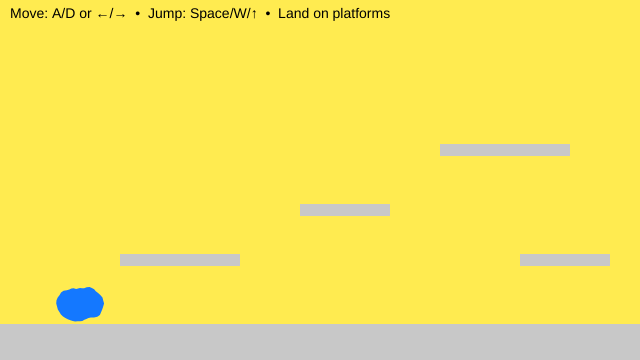
Frame 1 (no input)
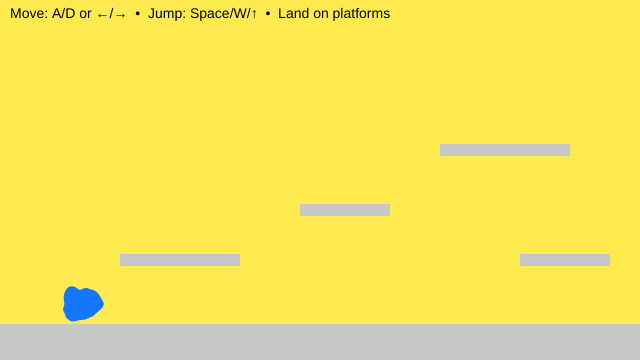
Frame 60 (no input)
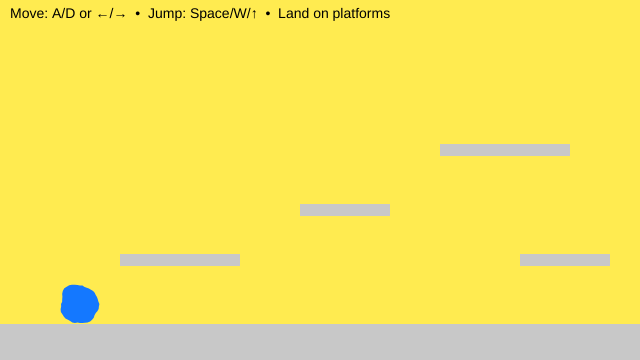
Frame 120 (the mouse pressed at the canvas centre since frame 60)

The p5.js sketch that drew these frames (run headless with seeded random() and noise() and a simulated clock; from frame 60 on, the mouse is pressed at the canvas centre):

// p5.js sketch
// ── sketch.js
// Y-position of the floor (ground level)
let floorY3;

// Player character (soft, animated blob)
let blob3 = {
  // Position (centre of the blob)
  x: 80,
  y: 0,

  // Visual properties
  r: 20, // Base radius
  points: 48, // Number of points used to draw the blob
  wobble: 10, // Edge deformation amount changed from 7 to add more wobble effect
  wobbleFreq: 0.9,

  // Time values for breathing animation
  t: 0,
  tSpeed: 0.03, // changed from 0.1 to add faster breathing effect

  // Physics: velocity
  vx: 0, // Horizontal velocity
  vy: 0, // Vertical velocity

  // Movement tuning
  accel: 0.8, // Horizontal acceleration changed from 0.55 to make it faster
  maxRun: 6.0, // Maximum horizontal speed
  gravity: 0.45, // Downward force changed from 0.65 to lower the gravity
  jumpV: -13.0, // Initial jump impulse changed from -11

  // State
  onGround: false, // True when standing on a platform

  // Friction
  frictionAir: 0.995, // Light friction in air
  frictionGround: 0.88, // Stronger friction on ground
};

// List of solid platforms the blob can stand on
// Each platform is an axis-aligned rectangle (AABB)
let platforms = [];

function setup() {
  createCanvas(640, 360);

  // Define the floor height
  floorY3 = height - 36;

  noStroke();
  textFont("sans-serif");
  textSize(14);

  // Create platforms (floor + steps)
  platforms = [
    { x: 0, y: floorY3, w: width, h: height - floorY3 }, // floor
    { x: 120, y: floorY3 - 70, w: 120, h: 12 }, // low step
    { x: 300, y: floorY3 - 120, w: 90, h: 12 }, // mid step
    { x: 440, y: floorY3 - 180, w: 130, h: 12 }, // high step
    { x: 520, y: floorY3 - 70, w: 90, h: 12 }, // return ramp
  ];

  // Start the blob resting on the floor
  blob3.y = floorY3 - blob3.r - 1;
}

function draw() {
  background(255, 235, 80);

  // --- Draw all platforms ---
  fill(200);
  for (const p of platforms) {
    rect(p.x, p.y, p.w, p.h);
  }

  // --- Input: left/right movement ---
  let move = 0;
  if (keyIsDown(65) || keyIsDown(LEFT_ARROW)) move -= 1; // A or ←
  if (keyIsDown(68) || keyIsDown(RIGHT_ARROW)) move += 1; // D or →
  blob3.vx += blob3.accel * move;

  // --- Apply friction and clamp speed ---
  blob3.vx *= blob3.onGround ? blob3.frictionGround : blob3.frictionAir;
  blob3.vx = constrain(blob3.vx, -blob3.maxRun, blob3.maxRun);

  // --- Apply gravity ---
  blob3.vy += blob3.gravity;

  // --- Collision representation ---
  // We collide using a rectangle (AABB),
  // even though the blob is drawn as a circle
  let box = {
    x: blob3.x - blob3.r,
    y: blob3.y - blob3.r,
    w: blob3.r * 2,
    h: blob3.r * 2,
  };

  // --- STEP 1: Move horizontally, then resolve X collisions ---
  box.x += blob3.vx;
  for (const s of platforms) {
    if (overlap(box, s)) {
      if (blob3.vx > 0) {
        // Moving right → hit the left side of a platform
        box.x = s.x - box.w;
      } else if (blob3.vx < 0) {
        // Moving left → hit the right side of a platform
        box.x = s.x + s.w;
      }
      blob3.vx = 0;
    }
  }

  // --- STEP 2: Move vertically, then resolve Y collisions ---
  box.y += blob3.vy;
  blob3.onGround = false;

  for (const s of platforms) {
    if (overlap(box, s)) {
      if (blob3.vy > 0) {
        // Falling → land on top of a platform
        box.y = s.y - box.h;
        blob3.vy = 0;
        blob3.onGround = true;
      } else if (blob3.vy < 0) {
        // Rising → hit the underside of a platform
        box.y = s.y + s.h;
        blob3.vy = 0;
      }
    }
  }

  // --- Convert collision box back to blob centre ---
  blob3.x = box.x + box.w / 2;
  blob3.y = box.y + box.h / 2;

  // Keep blob inside the canvas horizontally
  blob3.x = constrain(blob3.x, blob3.r, width - blob3.r);

  blob3.y = max(blob3.y, blob3.r); // keep blob in screen vertically

  blob3.x = box.x + box.w / 2;
  blob3.y = box.y + box.h / 2; // Constrain the blob

  // --- Draw the animated blob ---
  blob3.t += blob3.tSpeed;
  drawBlobCircle(blob3);

  // --- HUD ---
  fill(0);
  text("Move: A/D or ←/→  •  Jump: Space/W/↑  •  Land on platforms", 10, 18);
}

// Axis-Aligned Bounding Box (AABB) overlap test
// Returns true if rectangles a and b intersect
function overlap(a, b) {
  return (
    a.x < b.x + b.w && a.x + a.w > b.x && a.y < b.y + b.h && a.y + a.h > b.y
  );
}

// Draws the blob using Perlin noise for a soft, breathing effect
function drawBlobCircle(b) {
  fill(20, 120, 255);
  beginShape();

  for (let i = 0; i < b.points; i++) {
    const a = (i / b.points) * TAU;

    // Noise-based radius offset
    const n = noise(
      cos(a) * b.wobbleFreq + 100,
      sin(a) * b.wobbleFreq + 100,
      b.t,
    );

    const r = b.r + map(n, 0, 1, -b.wobble, b.wobble);

    vertex(b.x + cos(a) * r, b.y + sin(a) * r);
  }

  endShape(CLOSE);
}

// Jump input (only allowed when grounded)
function keyPressed() {
  if (
    (key === " " || key === "W" || key === "w" || keyCode === UP_ARROW) &&
    blob3.onGround
  ) {
    blob3.vy = blob3.jumpV;
    blob3.onGround = false;
  }
}

/* In-class tweaks for experimentation:
   • Add a new platform:
     platforms.push({ x: 220, y: floorY3 - 150, w: 80, h: 12 });

   • “Ice” feel → frictionGround = 0.95
   • “Sand” feel → frictionGround = 0.80
*/
